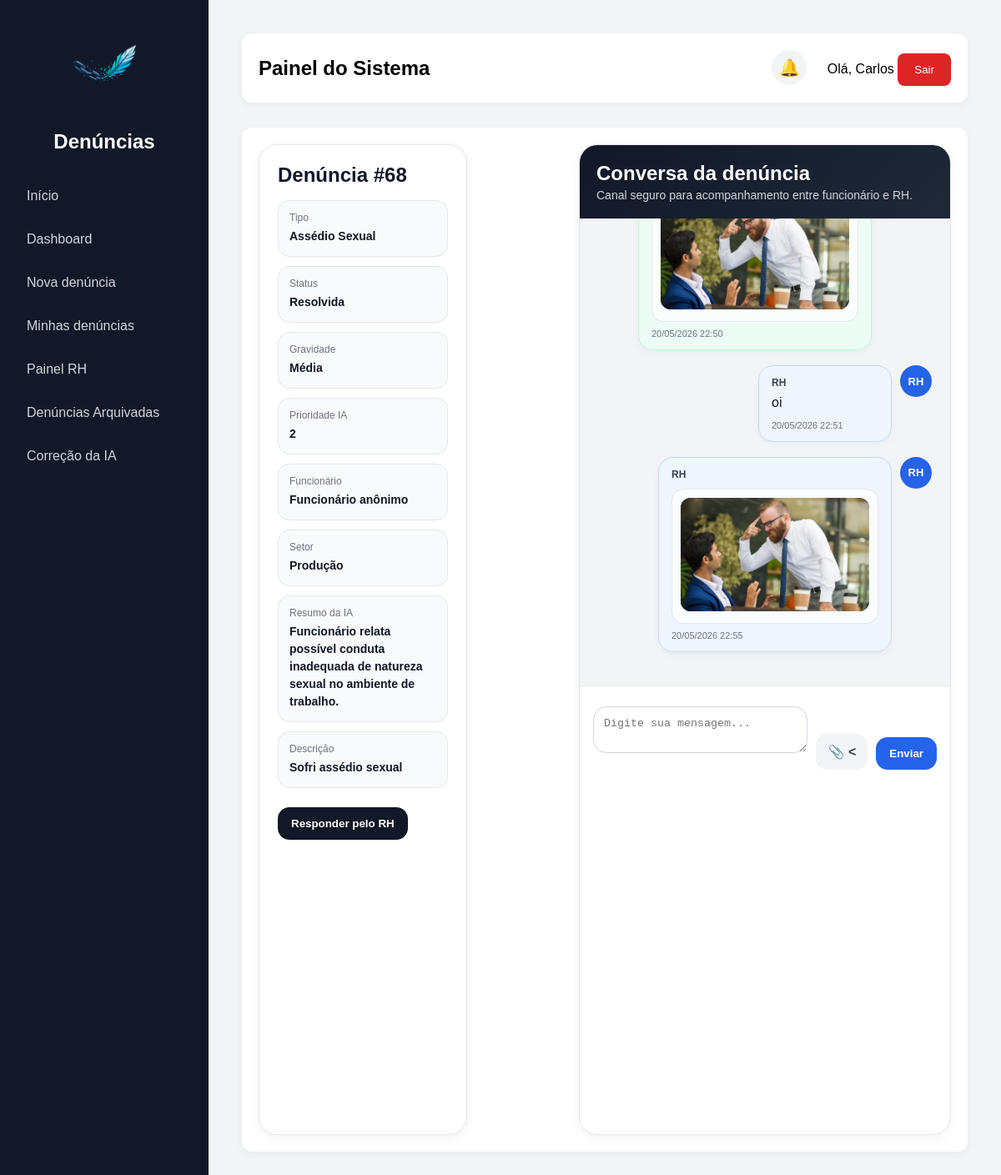
The page /chat-denuncia/68/ (signed in) on the database its author committed.
### denuncias/models.py (models this page shows, shortened)
class Denuncia(models.Model):
    TIPOS = [
    ('moral', 'Assédio Moral'),
    ('sexual', 'Assédio Sexual'),
    ('abuso', 'Abuso de Poder'),
    ('discriminacao', 'Discriminação'),
    ('ameaca', 'Ameaça'),
    ('violencia', 'Violência'),
    ('outros', 'Outros'),
    ]
    STATUS = [
        ("recebida", "Recebida"),
        ("analise", "Em análise"),
        ("resolvida", "Resolvida"),
    ]
    GRAVIDADES = [
    ('baixa', 'Baixa'),
    ('media', 'Média'),
    ('alta', 'Alta'),
    ('critica', 'Crítica'),
]
    usuario = models.ForeignKey(User, on_delete=models.SET_NULL, null=True, blank=True)
    descricao = models.TextField()
    tipo = models.CharField(max_length=20, choices=TIPOS)
    anonima = models.BooleanField(default=False)
    status = models.CharField(max_length=20, choices=STATUS, default="recebida")
    gravidade = models.CharField(
    max_length=20,
    choices=GRAVIDADES,
    default='baixa'
)
    urgente = models.BooleanField(default=False)
    prioridade_ia = models.IntegerField(default=1)
    resumo_ia = models.TextField(blank=True, null=True)
    data_criacao = models.DateTimeField(auto_now_add=True)
    arquivada = models.BooleanField(default=False)
    data_arquivamento = models.DateTimeField(null=True, blank=True)
    resposta_rh = models.TextField(blank=True, null=True)
    setor = models.ForeignKey(Setor, on_delete=models.SET_NULL, null=True, blank=True)
    exibir_setor = models.BooleanField(default=True)
    link_anexo = models.URLField(blank=True, null=True)

class Setor(models.Model):
    nome = models.CharField(max_length=100)

class AnexoMensagemChat(models.Model):
    mensagem = models.ForeignKey(
        MensagemChatDenuncia,
        on_delete=models.CASCADE,
        related_name='anexos'
    )
    arquivo = models.FileField(
        upload_to='anexos_chat/',
        blank=True,
        null=True
    )
    criado_em = models.DateTimeField(auto_now_add=True)

class MensagemChatDenuncia(models.Model):
    TIPOS_AUTOR = [
        ('funcionario', 'Funcionário'),
        ('rh', 'RH'),
        ('ia', 'IA'),
        ('sistema', 'Sistema'),
    ]
    chat = models.ForeignKey(
        ChatDenuncia,
        on_delete=models.CASCADE,
        related_name='mensagens'
    )
    usuario = models.ForeignKey(
        User,
        on_delete=models.SET_NULL,
        null=True,
        blank=True
    )
    tipo_autor = models.CharField(
        max_length=20,
        choices=TIPOS_AUTOR
    )
    mensagem = models.TextField()
    criado_em = models.DateTimeField(auto_now_add=True)
    anonimo = models.BooleanField(default=False)
    link_detectado = models.URLField(blank=True, null=True)
    status_link = models.CharField(
        max_length=20,
         choices=[
            ('seguro', 'Aparentemente seguro'),
            ('suspeito', 'Suspeito'),
            ('perigoso', 'Potencialmente perigoso'),
        ],
        blank=True,
        null=True
    )
    motivo_link = models.TextField(blank=True, null=True)

### denuncias/views.py (the view, shortened to what this page needs)
# urls.py: path("chat-denuncia/<int:denuncia_id>/", chat_denuncia, name="chat_denuncia"),
@login_required
def chat_denuncia(request, denuncia_id):
    denuncia = Denuncia.objects.get(id=denuncia_id)
    eh_rh = request.user.groups.filter(name="RH").exists()
    eh_admin = request.user.groups.filter(name="Administrador").exists()
    eh_superuser = request.user.is_superuser
    eh_dono = denuncia.usuario == request.user
    if not (eh_dono or eh_rh or eh_admin or eh_superuser):
        return redirect("home")
    chat, criado = ChatDenuncia.objects.get_or_create(
        denuncia=denuncia
    )
    mensagens = chat.mensagens.all().order_by("criado_em")
    return render(request, "denuncias/chat_denuncia.html", {
        "denuncia": denuncia,
        "chat": chat,
        "mensagens": mensagens,
        "eh_rh": eh_rh or eh_admin or eh_superuser,
    })

### denuncias/context_processors.py (called while the page is built, shortened)
def grupos_usuario(request):
    notificacoes = Notificacao.objects.filter(
        usuario=request.user
    ).order_by('-data_criacao')[:5]
    total_nao_lidas = Notificacao.objects.filter(
        usuario=request.user,
        lida=False
    ).count()
    return {
        'ui_rh': request.user.groups.filter(name='RH').exists(),
        'ui_admin': request.user.groups.filter(name='Administrador').exists() or request.user.is_superuser,
        'notificacoes': notificacoes,
        'total_nao_lidas': total_nao_lidas,
    }

### denuncias/templates/denuncias/chat_denuncia.html (shortened to what this page needs)
{% extends 'base.html' %}
{% block content %}
<div class="chat-page">
    <aside class="chat-sidebar">
        <h2>Denúncia #{{ denuncia.id }}</h2>
        <div class="info-mini">
            <span>Tipo</span>
            <strong>{{ denuncia.get_tipo_display }}</strong>
        </div>
        <div class="info-mini">
            <span>Status</span>
            <strong>{{ denuncia.get_status_display }}</strong>
        </div>
        <div class="info-mini">
            <span>Gravidade</span>
            <strong>{{ denuncia.get_gravidade_display }}</strong>
        </div>
        <div class="info-mini">
            <span>Prioridade IA</span>
            <strong>{{ denuncia.prioridade_ia }}</strong>
        </div>
        <div class="info-mini">
            <span>Funcionário</span>
            <strong>
                {% if denuncia.anonima %}
                Funcionário anônimo
                {% else %}
                {{ denuncia.usuario.username }}
                {% endif %}
            </strong>
        </div>
        <div class="info-mini">
            <span>Setor</span>
            <strong>
                {% if denuncia.exibir_setor %}
                {% if denuncia.setor %}
                {{ denuncia.setor.nome }}
                {% else %}
                Não informado
                {% endif %}
                {% else %}
                Ocultado
                {% endif %}
            </strong>
        </div>
        {% if denuncia.resumo_ia %}
        <div class="info-mini">
            <span>Resumo da IA</span>
            <strong>{{ denuncia.resumo_ia }}</strong>
        </div>
        {% endif %}
        <div class="info-mini">
            <span>Descrição</span>
            <strong>{{ denuncia.descricao }}</strong>
        </div>
        {% if eh_rh %}
        <button type="button" class="btn-chat btn-rh" onclick="abrirModalResposta()">
            Responder pelo RH
        </button>
        {% endif %}
    </aside>
    <section class="chat-box">
        <div class="chat-topbar">
            <h2>Conversa da denúncia</h2>
            <p>Canal seguro para acompanhamento entre funcionário e RH.</p>
        </div>
        <div class="chat-mensagens" id="chatMensagens">
            {% include 'denuncias/partials/chat_mensagens.html' %}
        </div>
        <form method="post" enctype="multipart/form-data" class="chat-form" id="chatForm">
            <div class="chat-input-wrapper">
                <textarea name="mensagem" id="mensagemChat" placeholder="Digite sua mensagem..."></textarea>
                <label class="chat-file-label">
                    📎
                    <<input type="file" name="arquivo" id="arquivoChat" multiple
                </label>
                <button type="submit" class="btn-chat">
                    Enviar
                </button>
            </div>
        </form>
    </section>
</div>
{% endblock %}

### denuncias/templates/base.html (shortened to what this page needs)
<!DOCTYPE html>
<html lang="pt-br">
<head>
</head>
<body>
    <aside>
        <div class="logo-box">
            <img src="/static/img/logo.png" alt="Logo do sistema" class="logo-sistema">
            <h2>Denúncias</h2>
        </div>
        <a href="/">Início</a>
        {% if user.is_authenticated %}
            <a href="/dashboard/">Dashboard</a>
            <a href="/denuncia/">Nova denúncia</a>
            <a href="/minhas-denuncias/">Minhas denúncias</a>
            {% if ui_rh or ui_admin %}
                <a href="/painel-rh/">Painel RH</a>
                <a href="/denuncias-arquivadas/">Denúncias Arquivadas</a>
                <a href="/feedback-ia/">Correção da IA</a>
            {% endif %}
        {% else %}
            <a href="/login/">Entrar</a>
        {% endif %}
    </aside>
    <main>
        <div class="topbar">
            <div>
                <h2>Painel do Sistema</h2>
            </div>
            <div>
                {% if user.is_authenticated %}
                    <div class="notification-wrapper">
                        <button type="button" class="notification-bell" onclick="toggleNotifications()">
                            🔔
                        </button>
                    </div>
                    <span>Olá, {{ user.username }}</span>
                    <form method="post" action="/logout/" style="display:inline;">
                        <button class="logout-btn" type="submit">Sair</button>
                    </form>
                {% endif %}
            </div>
        </div>
        <div class="card">
            {% block content %}
            {% endblock %}
        </div>
    </main>
</body>
</html>

### denuncias/templates/denuncias/partials/chat_mensagens.html (shortened to what this page needs)
{% for m in mensagens %}
<div class="msg msg-{{ m.tipo_autor }}">
    <div class="msg-avatar">
        {% if m.tipo_autor == 'rh' %}
            RH
        {% elif m.tipo_autor == 'ia' %}
            IA
        {% elif m.tipo_autor == 'sistema' %}
            ⚙
        {% else %}
            F
        {% endif %}
    </div>
    <div class="msg-content">
        <div class="msg-autor">
            {% if m.tipo_autor == 'funcionario' %}
                {% if m.anonimo %}
                    Funcionário anônimo
                {% else %}
                    {{ m.usuario.username }}
                {% endif %}
            {% elif m.tipo_autor == 'rh' %}
                RH
            {% elif m.tipo_autor == 'ia' %}
                IA Assistente
            {% else %}
                Sistema
            {% endif %}
        </div>
        {% if m.mensagem %}
            <div class="msg-texto">{{ m.mensagem }}</div>
        {% endif %}
        {% for anexo in m.anexos.all %}
            <div class="chat-anexo">
                {% with url=anexo.arquivo.url|lower original=anexo.arquivo.url %}
                    {% if ".jpg" in url or ".jpeg" in url or ".png" in url or ".webp" in url or ".gif" in url %}
                        <img src="{{ original }}" alt="Anexo" onclick="abrirMediaModal('imagem', '{{ original }}')">
                    {% elif ".mp4" in url or ".webm" in url or ".ogg" in url %}
                        <video onclick="abrirMediaModal('video', '{{ original }}')">
    <source src="{{ original }}">
</video>
                    {% elif ".mp3" in url or ".wav" in url %}
                        <audio controls>
                            <source src="{{ original }}">
                        </audio>
                    {% elif ".pdf" in url %}
                        <div class="chat-pdf-preview" onclick="abrirMediaModal('pdf', '{{ original }}')">
    📄 Abrir PDF em tela cheia
</div>
                    {% else %}
                        <a href="{{ original }}" target="_blank">Abrir anexo</a>
                    {% endif %}
                {% endwith %}
            </div>
        {% endfor %}
        <div class="msg-data">{{ m.criado_em|date:"d/m/Y H:i" }}</div>
    </div>
</div>
{% empty %}
<p class="chat-empty">Nenhuma mensagem ainda.</p>
{% endfor %}

### denuncias/templates/base.html (style rules this page uses)
* { margin: 0; padding: 0; box-sizing: border-box; }
body { font-family: Arial, sans-serif; background: #f3f4f6; display: flex; }
aside { width: 250px; background: #111827; min-height: 100vh; padding: 20px; }
.logo-box { text-align: center; margin-bottom: 30px; }
.logo-sistema { max-width: 120px; max-height: 120px; object-fit: contain; margin-bottom: 12px; }
aside h2 { color: white; }
aside a { display: block; color: #d1d5db; text-decoration: none; padding: 12px; border-radius: 8px; margin-bottom: 10px; transition: 0.3s; }
main { flex: 1; padding: 40px; }
.topbar { background: white; padding: 20px; border-radius: 12px; margin-bottom: 30px; display: flex; justify-content: space-between; align-items: center; box-shadow: 0 2px 8px rgba(0, 0, 0, 0.05); }
.card { background: white; padding: 20px; border-radius: 12px; box-shadow: 0 2px 8px rgba(0, 0, 0, 0.05); }
input, textarea, select { width: 100%; padding: 12px; border: 1px solid #d1d5db; border-radius: 8px; margin-top: 8px; margin-bottom: 20px; }
button { background: #2563eb; color: white; border: none; padding: 12px 20px; border-radius: 8px; cursor: pointer; }
.logout-btn { background: #dc2626; }
.notification-wrapper { position: relative; display: inline-block; margin-right: 20px; }
.notification-bell { background: #f3f4f6; color: #111827; border: none; border-radius: 50%; width: 42px; height: 42px; cursor: pointer; display: flex; align-items: center; justify-content: center; font-size: 20px; position: relative; }

### denuncias/templates/denuncias/chat_denuncia.html (style rules this page uses)
.chat-page { display: grid; grid-template-columns: 360px 1fr; gap: 24px; }
.chat-sidebar { background: #ffffff; border: 1px solid #e5e7eb; border-radius: 22px; padding: 22px; box-shadow: 0 4px 14px rgba(0, 0, 0, 0.05); }
.chat-sidebar h2 { color: #111827; margin-bottom: 16px; }
.info-mini { background: #f9fafb; border: 1px solid #e5e7eb; border-radius: 14px; padding: 13px; margin-bottom: 11px; }
.info-mini span { display: block; color: #6b7280; font-size: 12px; margin-bottom: 5px; }
.info-mini strong { color: #111827; font-size: 14px; line-height: 1.5; }
.chat-box { background: #ffffff; border-radius: 22px; border: 1px solid #e5e7eb; overflow: hidden; box-shadow: 0 4px 14px rgba(0, 0, 0, 0.05); }
.chat-topbar { padding: 20px; background: linear-gradient(135deg, #111827, #1f2937); color: white; }
.chat-topbar h2 { margin-bottom: 4px; }
.chat-topbar p { color: #d1d5db; font-size: 14px; }
.chat-mensagens { height: 560px; overflow-y: auto; background: #f3f4f6; padding: 22px; }
.msg { display: flex; gap: 10px; margin-bottom: 18px; max-width: 82%; }
.msg-rh { margin-left: auto; flex-direction: row-reverse; }
.msg-avatar { width: 38px; height: 38px; border-radius: 999px; background: #111827; color: white; display: flex; align-items: center; justify-content: center; font-size: 13px; font-weight: 800; flex-shrink: 0; }
.msg-rh .msg-avatar { background: #2563eb; }
.msg-content { background: white; border: 1px solid #e5e7eb; padding: 13px 15px; border-radius: 18px; box-shadow: 0 3px 10px rgba(0, 0, 0, 0.04); min-width: 160px; }
.msg-rh .msg-content { background: #eff6ff; border-color: #bfdbfe; }
.msg-funcionario .msg-content { background: #ecfdf5; border-color: #bbf7d0; }
.msg-autor { font-size: 12px; font-weight: 800; color: #374151; margin-bottom: 5px; }
.msg-texto { color: #111827; line-height: 1.55; white-space: pre-line; word-break: normal; overflow-wrap: break-word; }
.msg-data { margin-top: 8px; font-size: 11px; color: #6b7280; }
.chat-form { padding: 16px; background: white; border-top: 1px solid #e5e7eb; }
.chat-input-wrapper { display: flex; gap: 10px; align-items: flex-end; }
.chat-input-wrapper textarea { flex: 1; min-height: 54px; max-height: 130px; border-radius: 16px; border: 1px solid #d1d5db; padding: 12px; resize: vertical; }
.chat-file-label { background: #f3f4f6; color: #374151; padding: 12px 14px; border-radius: 14px; cursor: pointer; font-weight: 700; }
.btn-chat { background: #2563eb; color: white; border: none; border-radius: 14px; padding: 12px 16px; font-weight: 700; cursor: pointer; text-decoration: none; display: inline-block; }
.btn-rh { background: #111827; margin-top: 12px; }
.chat-anexo { margin-top: 10px; background: rgba(255, 255, 255, 0.7); border: 1px solid #e5e7eb; padding: 10px; border-radius: 14px; }
.chat-anexo img, .chat-anexo video { width: 100%; max-height: 280px; object-fit: contain; border-radius: 12px; background: #111827; }

### denuncias/templates/denuncias/partials/chat_mensagens.html (style rules this page uses)
.chat-anexo img, .chat-anexo video, .chat-pdf-preview { cursor: pointer; }

### rows shown on the page
Denuncia: id "68", tipo "Assédio Sexual", status "Resolvida", gravidade "Média", prioridade_ia "2", setor.nome "Produção", resumo_ia "Funcionário relata possível conduta inadequada de natureza sexual no ambiente de trabalho.", descricao "Sofri assédio sexual"
MensagemChatDenuncia: criado_em "20/05/2026 22:50"
MensagemChatDenuncia: tipo_autor "RH", mensagem "oi", criado_em "20/05/2026 22:51"
MensagemChatDenuncia: tipo_autor "RH", criado_em "20/05/2026 22:55"

### other values the page prints
{{ user.username }} "Carlos"
